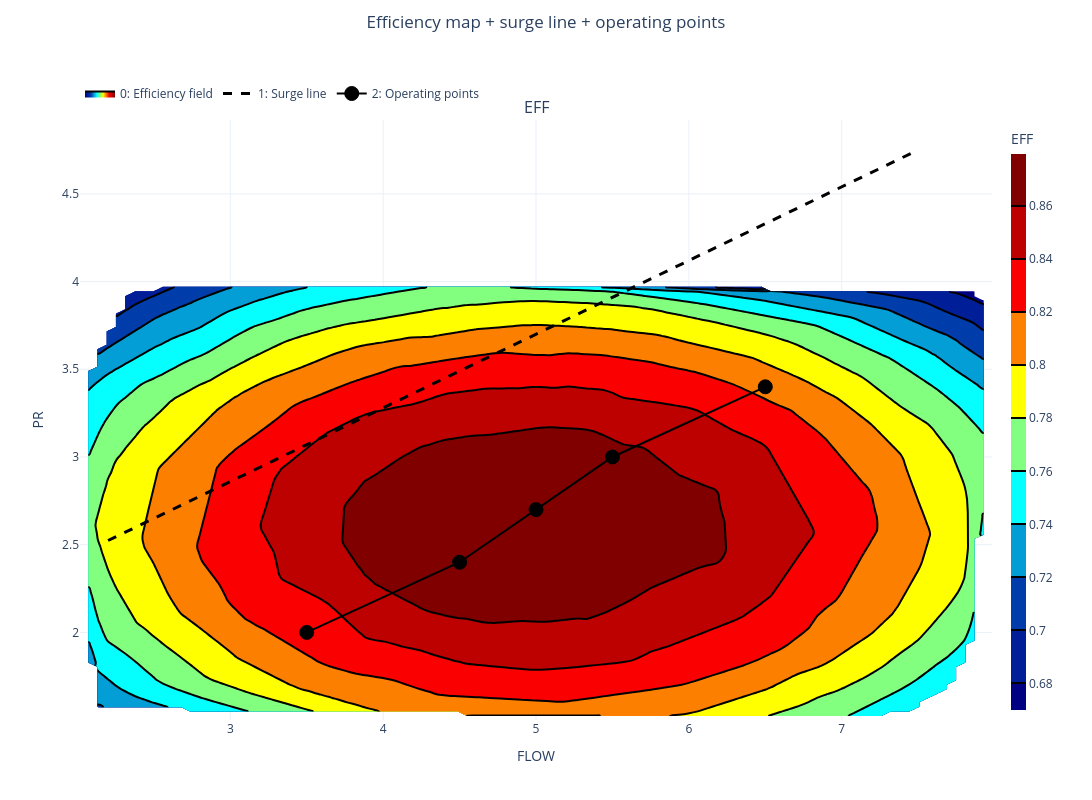

This figure's notebook cell:
### Markdown cell above
## 3. Overlay a boundary line (surge line)

Give the surge-line set (Set 1) a **linestyle** — now it draws as a connected
line tracing the boundary, instead of markers. We overlay *both* the boundary
and the operating points by passing a list.

### Code cell
uc.linestyle(1, '--')
uc.linewidth(1, 3)
uc.color(1, 'black')
uc.marker(1, None)          # line only, no marker glyphs

uc.select(0)
uc.contour(x='FLOW', y='PR', z='EFF', overlay_sets=[1, 2],
           suptitle='Efficiency map + surge line + operating points')

### Figure 1 — Plotly figure (JSON) as saved in the notebook; plotly's stock layout.template omitted (floating-point values rounded to 4 significant figures; data arrays with more than 128 entries replaced by an {"elided": "..."} marker saying what was removed)
{"data": [{"colorbar": {"len": 1, "thickness": 15, "title": {"text": "EFF"}, "x": 1.01, "y": 0.5}, "colorscale": [[0, "rgb(0,0,131)"], [0.2, "rgb(0,60,170)"], [0.4, "rgb(5,255,255)"], [0.6, "rgb(255,255,0)"], [0.8, "rgb(250,0,0)"], [1, "rgb(128,0,0)"]], "contours": {"coloring": "fill"}, "hovertemplate": "<b>Efficiency field</b><br>FLOW: %{x:.3g}<br>PR: %{y:.3g}<br>EFF: %{z:.3g}<extra></extra>", "legendgroup": "group_0", "line": {"width": 2}, "name": "0: Efficiency field", "showlegend": true, "showscale": true, "type": "contour", "x": [2.016, 2.077, 2.137, 2.197, 2.258, 2.318, 2.378, 2.438, 2.499, 2.559, 2.619, 2.679, 2.74, 2.8, 2.86, 2.92, 2.981, 3.041, 3.101, 3.162, 3.222, 3.282, 3.342, 3.403, 3.463, 3.523, 3.583, 3.644, 3.704, 3.764, 3.825, 3.885, 3.945, 4.005, 4.066, 4.126, 4.186, 4.246, 4.307, 4.367, 4.427, 4.488, 4.548, 4.608, 4.668, 4.729, 4.789, 4.849, 4.909, 4.97, 5.03, 5.09, 5.151, 5.211, 5.271, 5.331, 5.392, 5.452, 5.512, 5.572, 5.633, 5.693, 5.753, 5.814, 5.874, 5.934, 5.994, 6.055, 6.115, 6.175, 6.235, 6.296, 6.356, 6.416, 6.476, 6.537, 6.597, 6.657, 6.718, 6.778, 6.838, 6.898, 6.959, 7.019, 7.079, 7.139, 7.2, 7.26, 7.32, 7.381, 7.441, 7.501, 7.561, 7.622, 7.682, 7.742, 7.802, 7.863, 7.923, 7.983], "xaxis": "x", "y": [1.501, 1.526, 1.551, 1.576, 1.601, 1.627, 1.652, 1.677, 1.702, 1.727, 1.752, 1.778, 1.803, 1.828, 1.853, 1.878, 1.903, 1.929, 1.954, 1.979, 2.004, 2.029, 2.054, 2.08, 2.105, 2.13, 2.155, 2.18, 2.205, 2.231, 2.256, 2.281, 2.306, 2.331, 2.357, 2.382, 2.407, 2.432, 2.457, 2.482, 2.508, 2.533, 2.558, 2.583, 2.608, 2.633, 2.659, 2.684, 2.709, 2.734, 2.759, 2.784, 2.81, 2.835, 2.86, 2.885, 2.91, 2.935, 2.961, 2.986, 3.011, 3.036, 3.061, 3.086, 3.112, 3.137, 3.162, 3.187, 3.212, 3.237, 3.263, 3.288, 3.313, 3.338, 3.363, 3.388, 3.414, 3.439, 3.464, 3.489, 3.514, 3.539, 3.565, 3.59, 3.615, 3.64, 3.665, 3.69, 3.716, 3.741, 3.766, 3.791, 3.816, 3.842, 3.867, 3.892, 3.917, 3.942, 3.967, 3.993], "yaxis": "y", "z": {"elided": "100x100 float values"}}, {"hovertemplate": "<b>Surge line</b><br>FLOW: %{x:.3g}<br>PR: %{y:.3g}<extra></extra>", "legendgroup": "overlay_1", "line": {"color": "black", "dash": "dash", "width": 3}, "marker": {"color": "black", "line": {"color": "black", "width": 1}, "size": 10, "symbol": "circle"}, "mode": "lines", "name": "1: Surge line", "opacity": 1, "showlegend": true, "type": "scatter", "x": [2.2, 2.682, 3.164, 3.645, 4.127, 4.609, 5.091, 5.573, 6.055, 6.536, 7.018, 7.5], "xaxis": "x", "y": [2.524, 2.726, 2.929, 3.131, 3.333, 3.536, 3.738, 3.941, 4.143, 4.345, 4.548, 4.75], "yaxis": "y"}, {"hovertemplate": "<b>Operating points</b><br>FLOW: %{x:.3g}<br>PR: %{y:.3g}<extra></extra>", "legendgroup": "overlay_2", "line": {"color": "black", "dash": "solid", "width": 2}, "marker": {"color": "black", "line": {"color": "black", "width": 1}, "size": 14, "symbol": "circle"}, "mode": "lines+markers", "name": "2: Operating points", "opacity": 1, "showlegend": true, "type": "scatter", "x": [3.5, 4.5, 5.0, 5.5, 6.5], "xaxis": "x", "y": [2.0, 2.4, 2.7, 3.0, 3.4], "yaxis": "y"}], "layout": {"annotations": [{"font": {"size": 16}, "showarrow": false, "text": "EFF", "x": 0.5, "xanchor": "center", "xref": "paper", "y": 1, "yanchor": "bottom", "yref": "paper"}], "height": 800, "legend": {"orientation": "h", "x": 0, "xanchor": "left", "y": 1.02, "yanchor": "bottom"}, "margin": {"r": 100, "t": 120}, "showlegend": true, "title": {"text": "Efficiency map + surge line + operating points", "x": 0.5, "xanchor": "center", "y": 0.98, "yanchor": "top", "yref": "container"}, "width": 1200, "xaxis": {"anchor": "y", "domain": [0, 1], "title": {"text": "FLOW"}}, "yaxis": {"anchor": "x", "domain": [0, 1], "title": {"text": "PR"}}}}
